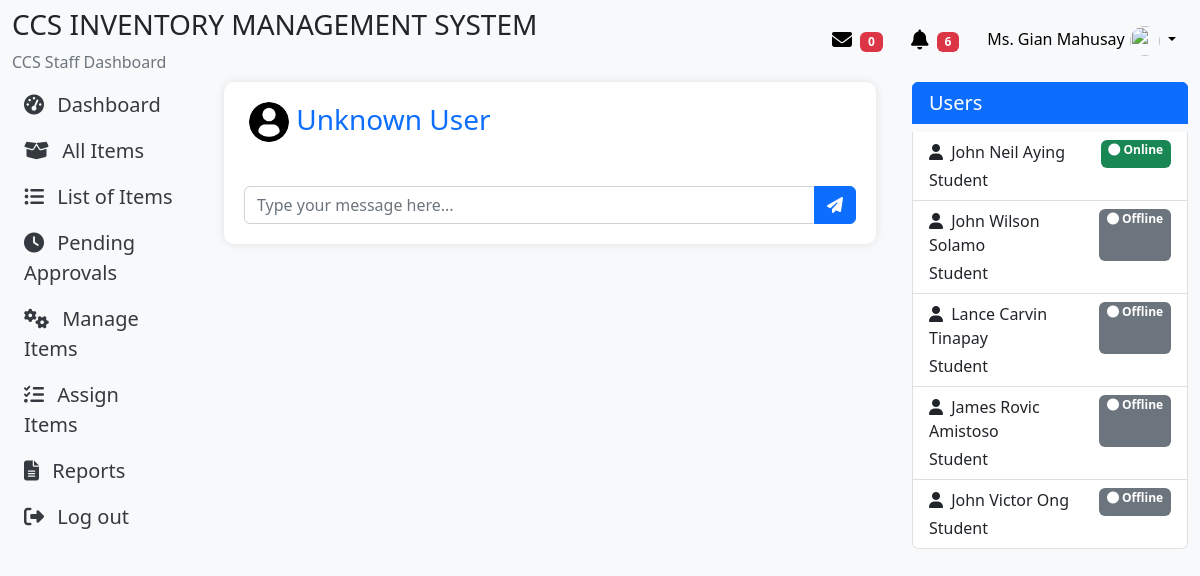
The app's page /DashboardCCSStaff/ccsstaffConversation.php (signed in) with its own data.
### tables this page shows
CREATE TABLE `tblusers` (
  `id` int(11) NOT NULL,
  `addedbyid` int(11) NOT NULL,
  `usertype` varchar(50) NOT NULL,
  `fname` varchar(50) NOT NULL,
  `lname` varchar(50) NOT NULL,
  `password` varchar(50) NOT NULL,
  `online_status` enum('online','offline') DEFAULT 'offline',
  `status` varchar(20) NOT NULL,
  `email` varchar(50) NOT NULL,
  `gender` varchar(50) NOT NULL,
  `department` varchar(50) NOT NULL,
  `approveby` varchar(50) DEFAULT NULL,
  `datetimeregister` datetime DEFAULT NULL,
  `datetimeapprove` datetime DEFAULT NULL
);

### DashboardCCSStaff/ccsmessage_count.php (called while the page is built, shortened)
<?php
include('ccsfunctions.php');
$staffId = $_SESSION['staff_id'];
$query = "SELECT COUNT(DISTINCT m.sender_id) AS unread_count
          FROM tblmessages m
          INNER JOIN tblmessage_recipients mr ON m.id = mr.message_id
          WHERE mr.recipient_id = ? AND mr.status = 'unread'";
$stmt = mysqli_prepare($con, $query);
if ($stmt) {
    mysqli_stmt_bind_param($stmt, "i", $staffId);
    if (mysqli_stmt_execute($stmt)) {
        $result = mysqli_stmt_get_result($stmt);
        if ($result && mysqli_num_rows($result) > 0) {
            $row = mysqli_fetch_assoc($result);
            $unreadMessages = $row['unread_count'];
        }
    } else {
        echo "Error executing query: " . mysqli_error($con);
    }
} else {
    echo "Error preparing statement: " . mysqli_error($con);
}
?>

### DashboardCCSStaff/ccsavailableusers.php (the view, shortened to what this page needs)
<div class="list-group" style="max-height: 600px; overflow-y: auto;">
    <h5 class="list-group-item list-group-item-action active" aria-current="true">Users</h5>
    <?php
    $online_query = "SELECT * FROM tblusers WHERE usertype <> 'CCS Staff' AND usertype <> 'Admin' AND status = 'Active' AND online_status = 'online'";
    $online_result = mysqli_query($con, $online_query);
    if ($online_result && mysqli_num_rows($online_result) > 0) {
        while ($online_row = mysqli_fetch_assoc($online_result)) {
            echo '<a href="ccsstaffConversation.php?sender_id=' . $online_row['id'] . '" class="list-group-item list-group-item-action">';
            echo '<div class="d-flex w-100 justify-content-between">';
            echo '<h7 class="mb-1"><i class="fas fa-user me-1"></i> ' . $online_row['fname'] . ' ' . $online_row['lname'] . '</h7>';
            echo '<span class="badge bg-success"><i class="fas fa-circle"></i> Online</span>';
            echo '</div>';
            echo '<h9 class="mb-1">' . $online_row['usertype'] . '</h9>';
            echo '</a>';
        }
    }
    $offline_query = "SELECT * FROM tblusers WHERE usertype <> 'CCS Staff' AND usertype <> 'Admin'  AND usertype <> 'Dean' AND status = 'Active' AND online_status <> 'online'";
    $offline_result = mysqli_query($con, $offline_query);
    if ($offline_result && mysqli_num_rows($offline_result) > 0) {
        while ($offline_row = mysqli_fetch_assoc($offline_result)) {
            echo '<a href="ccsstaffConversation.php?sender_id=' . $offline_row['id'] . '" class="list-group-item list-group-item-action">';
            echo '<div class="d-flex w-100 justify-content-between">';
            echo '<h7 class="mb-1"><i class="fas fa-user me-1"></i> ' . $offline_row['fname'] . ' ' . $offline_row['lname'] . '</h7>';
            echo '<span class="badge bg-secondary"><i class="fas fa-circle"></i> Offline</span>';
            echo '</div>';
            echo '<h9 class="mb-1">' . $offline_row['usertype'] . '</h9>';
            echo '</a>';
        }
    } else {
        echo '<a href="#" class="list-group-item list-group-item-action">No users found.</a>';
    }
    ?>
</div>

### DashboardCCSStaff/ccsheader.php (shortened to what this page needs)
<?php
include ('ccsfunctions.php');
include('ccsmessage_count.php');
$staffId = $_SESSION['staff_id'];
$query = "SELECT * FROM tblusers WHERE id = ?";
$stmt = mysqli_prepare($con, $query);
if ($stmt) {
    mysqli_stmt_bind_param($stmt, "s", $staffId);
    if (mysqli_stmt_execute($stmt)) {
        $result = mysqli_stmt_get_result($stmt);
        if ($result && mysqli_num_rows($result) > 0) {
            $row = mysqli_fetch_assoc($result);
            $userType = $row["usertype"];
        } else {
        }
    } else {
        die('Statement execution failed: ' . mysqli_stmt_error($stmt));
    }
} else {
    die('Statement preparation failed: ' . mysqli_error($con));
}
$queryCount = "SELECT COUNT(DISTINCT datetime) AS notification_count
               FROM (
                   SELECT br.datetimereqborrow AS datetime
                   FROM tblborrowingreports br
                   WHERE br.datetimereqborrow IS NOT NULL
                   UNION ALL
                   SELECT br.datetimereqreservation AS datetime
                   FROM tblborrowingreports br
                   WHERE br.datetimereqreservation IS NOT NULL
                   UNION ALL
                   SELECT br.datetimereqreturn AS datetime
                   FROM tblborrowingreports br
                   WHERE br.datetimereqreturn IS NOT NULL
               ) AS subquery";
$stmtCount = mysqli_prepare($con, $queryCount);
if ($stmtCount) {
    if (mysqli_stmt_execute($stmtCount)) {
        $resultCount = mysqli_stmt_get_result($stmtCount);
        if ($resultCount && mysqli_num_rows($resultCount) > 0) {
            $rowCount = mysqli_fetch_assoc($resultCount);
            $notificationCount = $rowCount['notification_count'];
        } else {
            $notificationCount = 0;
        }
    } else {
        $notificationCount = 0;
    }
} else {
    $notificationCount = 0;
}
?>
<div class="container-fluid">
    <div class="header--wrapper py-2">
        <div class="header sad">
            <div class="logo-and-text">
                <h3 class="text-dark">CCS INVENTORY MANAGEMENT SYSTEM</h3>
            </div>
            <span class="text-muted"><?php echo $userType ?> Dashboard</span>
        </div>
        <div class="user--info">
            <div class="dropdown">
                <a href="ccsstaffMessaging.php" class="btn btn-secondary custom-dropdown-btn" type="button"
                    id="messageDropdown" data-bs-toggle="messagedropdown" aria-expanded="false">
                    <i class="fas fa-envelope fs-5 me-1"></i>
                    <sup class="badge bg-danger"><?php echo $unreadMessages; ?></sup>
                </a>
                <button href="ccsstaffNotifications.php" class="btn btn-secondary custom-dropdown-btn" type="button"
                    id="notificationDropdown" data-bs-toggle="dropdown" aria-expanded="false">
                    <i class="fas fa-bell fs-5 me-1"></i>
                    <sup class="badge bg-danger" id="notificationCounter"><?php echo $notificationCount; ?></sup>
                </button>
                    <?php
                    $query = "SELECT br.borrowerid, u.fname, u.lname, GROUP_CONCAT(ib.subcategoryname SEPARATOR '|') AS subcategories, br.datetimereqborrow AS datetime, 'request to borrow' AS action
                    FROM tblborrowingreports br
                    JOIN tblusers u ON br.borrowerid = u.id
                    JOIN tblitembrand ib ON FIND_IN_SET(ib.id, br.itemid)
                    WHERE br.datetimereqborrow IS NOT NULL
                    GROUP BY br.borrowerid, br.datetimereqborrow
                    UNION
                    SELECT br.borrowerid, u.fname, u.lname, GROUP_CONCAT(ib.subcategoryname SEPARATOR '|') AS subcategories, br.datetimereqreservation AS datetime, 'request to reserve' AS action
                    FROM tblborrowingreports br
                    JOIN tblusers u ON br.borrowerid = u.id
                    JOIN tblitembrand ib ON FIND_IN_SET(ib.id, br.itemid)
                    WHERE br.datetimereqreservation IS NOT NULL
                    GROUP BY br.borrowerid, br.datetimereqreservation
                    UNION
                    SELECT br.borrowerid, u.fname, u.lname, GROUP_CONCAT(ib.subcategoryname SEPARATOR '|') AS subcategories, br.datetimereqreturn AS datetime, 'request to returned' AS action
                    FROM tblborrowingreports br
                    JOIN tblusers u ON br.borrowerid = u.id
                    JOIN tblitembrand ib ON FIND_IN_SET(ib.id, br.itemid)
                    WHERE br.datetimereqreturn IS NOT NULL
                    GROUP BY br.borrowerid, br.datetimereqreturn
                    ORDER BY datetime DESC";
                    $result = mysqli_query($con, $query);
                    if ($result && mysqli_num_rows($result) > 0) {
                        while ($row = mysqli_fetch_assoc($result)) {
                            $formattedDatetime = date('h:i:s A', strtotime($row['datetime']));
                            $notificationDate = date('Y-m-d', strtotime($row['datetime']));
                            $currentDate = date('Y-m-d');
                            $dateDiff = strtotime($currentDate) - strtotime($notificationDate);
                            if ($dateDiff == 0) {
                                $timeframe = "Today";
                            } elseif ($dateDiff == 86400) {
                                $timeframe = "Yesterday";
                            } elseif ($dateDiff < 259200) {
                                $days = round($dateDiff / 86400);
                                $timeframe = "$days days ago";
                            } elseif ($dateDiff < 604800) {
                                $timeframe = "Last Week";
                            } elseif ($dateDiff < 2592000) {
                                $timeframe = "Last Month";
                            } else {
                                $timeframe = "More than a month ago";
                            }
                            $href = '#';
                            if ($row['action'] === 'request to borrow') {
                                $borrowerId = $row['borrowerid'];
                                $href = 'ccsstaffViewBorrower_all_items.php?borrowerId=' . $borrowerId;
                            } elseif ($row['action'] === 'request to reserve') {
                                $borrowerId = $row['borrowerid'];
                                $href = 'ccsstaffViewBorrower_allreserve_items.php?borrowerId=' . $borrowerId;
                            } elseif ($row['action'] === 'request to returned') {
                                $borrowerId = $row['borrowerid'];
                                $href = 'ccsstaffViewUnreturnItems.php?borrower_id=' . $borrowerId;
                            } elseif ($row['action'] === 'Returned') {
                                $href = 'return.php';
                            }
                            $subcategories = explode('|', $row['subcategories']);
                            $subcategory_counts = array_count_values($subcategories);
                            echo '<li class="notification-item">';
                            echo '<a href="' . $href . '" class="notification-link" style="text-decoration: none !important;">';
                            echo '<div class="notification-content">';
                            echo '<p class="notification-text">';
                            if (!empty($borrowerId)) {
                                $profileImagePath = "/inventory/images/imageofusers/" . $borrowerId . ".png";
                                if (file_exists($_SERVER['DOCUMENT_ROOT'] . $profileImagePath)) {
                                    echo '<img src="' . $profileImagePath . '?' . time() . '" width="160">';
                                } else {
                                    echo '<img src="/inventory/images/imageofusers/profile-user.png?' . time() . '" width="160">';
                                }
                            } else {
                                echo '<img src="/inventory/images/imageofusers/profile-user.png?' . time() . '" width="160">';
                            }
                            echo '<strong> ' . $row['fname'] . ' ' . $row['lname'] . '</strong> ';
                            echo $row['action'] . ' item ';
                            foreach ($subcategory_counts as $subcategory => $count) {
                                echo $subcategory . ($count > 1 ? "($count)" : "") . ', ';
                            }
                            echo '<br>' . $timeframe . ' ' . $formattedDatetime;
                            echo '</p>';
                            echo '</div>';
                            echo '</a>';
                            echo '</li>';
                        }
                    } else {
                        echo '<li><a class="dropdown-item" href="#">No notifications</a></li>';
                    }
                    ?>
                <button class="btn btn-secondary dropdown-toggle custom-dropdown-btn" type="button" id="userDropdown"
                    data-bs-toggle="dropdown" aria-expanded="false">
                    <?php
                    if (isset($row)) {
                        echo $row['fname'] . ' ' . $row['lname'];
                        if (!empty($row['id'])) {
                            $profileImagePath = "/inventory/images/imageofusers/" . $row['id'] . ".png";
                            if (file_exists($_SERVER['DOCUMENT_ROOT'] . $profileImagePath)) {
                                echo '<img src="' . $profileImagePath . '?' . time() . '" width="30px" height="30px">';
                            } else {
                                echo '<img src="/inventory/images/imageofusers/profile-user.png?' . time() . '" width="30px" height="30px">';
                            }
                        } else {
                            echo '<img src="/inventory/images/imageofusers/profile-user.png?' . time() . '" width="30px" height="30px">';
                        }
                    } else {
                        $query = "SELECT fname, lname, id, gender FROM tblusers WHERE id = ?";
                        $stmt = mysqli_prepare($con, $query);
                        if ($stmt) {
                            mysqli_stmt_bind_param($stmt, "s", $_SESSION['staff_id']);
                            if (mysqli_stmt_execute($stmt)) {
                                $result = mysqli_stmt_get_result($stmt);
                                if ($result && mysqli_num_rows($result) > 0) {
                                    $user_row = mysqli_fetch_assoc($result);
                                    if ($user_row['gender'] == 'Male') {
                                        $staffSalutation = 'Mr.';
                                    } else {
                                        $staffSalutation = 'Ms.';
                                    }
                                    echo $staffSalutation . ' ' . $user_row['fname'] . ' ' . $user_row['lname'];
                                    $profileImagePath = "/inventory/images/imageofusers/" . $user_row['id'] . ".png";
                                    if (!empty($user_row['id'])) {
                                        echo '<img src="' . $profileImagePath . '?' . time() . '" alt="" class="userpicture" width="50">';
                                    } else {
                                        echo '<img src="/inventory/images/imageofusers/profile-user.png?' . time() . '" alt="userpicture" class="userpicture" width="50">';
                                    }
                                }
                            }
                        }
                    }
                    ?>
                </button>
            </div>
        </div>
    </div>
</div>

### DashboardCCSStaff/staffstyles.css (style rules this page uses)
.header--wrapper { display: flex; justify-content: space-between; align-items: center; flex-wrap: wrap; }
.user--info { display: flex; align-items: center; background-color: transparent !important; }
.custom-dropdown-btn { background-color: transparent !important; border: none !important; color: #000 !important; }
.dropdown img { width: 20px; height: 20px; cursor: pointer; border-radius: 50%; margin-left: 5px; }

### DashboardCCSStaff/ccsheader.php (style rules this page uses)
.header--wrapper { display: flex; justify-content: space-between; align-items: center; flex-wrap: wrap; }
.user--info { display: flex; align-items: center; background-color: transparent !important; }
.custom-dropdown-btn { background-color: transparent !important; border: none !important; color: #000 !important; }
.dropdown img { width: 30px; height: 30px; cursor: pointer; border-radius: 50%; margin-left: 5px; }

### DashboardCCSStaff/ccsstaffConversation.php (style rules this page uses)
body { background-color: #f8f9fa; }
a { text-decoration: none; }
img { width: 40px; height: 40px; cursor: pointer; border-radius: 50%; align-items: center; margin-left: 5px; }

### records on screen
tblusers: usertype "CCS Staff", gender "Ms.", fname "Gian", lname "Mahusay"
tblusers: fname "John Neil", lname "Aying", usertype "Student"
tblusers: fname "John Wilson", lname "Solamo", usertype "Student"
tblusers: fname "Lance Carvin", lname "Tinapay", usertype "Student"
tblusers: fname "James Rovic", lname "Amistoso", usertype "Student"
tblusers: fname "John Victor", lname "Ong", usertype "Student"

### other values on screen
$unreadMessages "0"
$notificationCount "6"
$senderName "Unknown User"
